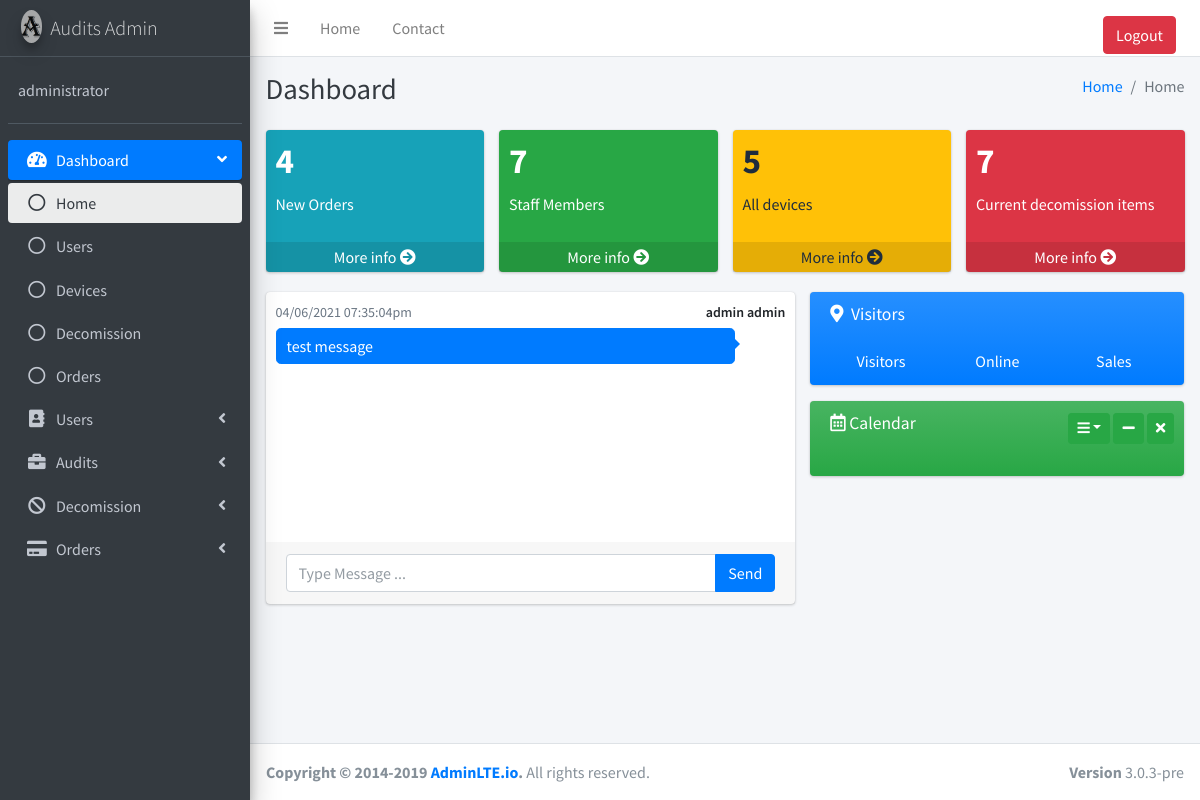
The page /index.php (signed in) on the database its author committed.
### tables this page shows
CREATE TABLE IF NOT EXISTS `_chat_` (
  `_cID_` int(11) NOT NULL AUTO_INCREMENT,
  `_uID_` int(11) NOT NULL,
  `_text_` varchar(200) NOT NULL,
  `_date_` varchar(30) NOT NULL,
  PRIMARY KEY (`_cID_`),
  KEY `_uID_` (`_uID_`)
);

CREATE TABLE IF NOT EXISTS `_name_` (
  `_nID_` int(11) NOT NULL AUTO_INCREMENT,
  `_name_` varchar(45) NOT NULL,
  PRIMARY KEY (`_nID_`)
);

CREATE TABLE IF NOT EXISTS `_staff_` (
  `_sID_` int(11) NOT NULL AUTO_INCREMENT,
  `_name_id_` int(11) NOT NULL,
  `_s_name_id_` int(11) DEFAULT NULL,
  `_surname_` varchar(45) NOT NULL,
  `_email_` varchar(60) NOT NULL,
  `_title_id_` int(11) NOT NULL,
  `_visible_` int(11) NOT NULL,
  PRIMARY KEY (`_sID_`),
  KEY `_name_id_` (`_name_id_`,`_s_name_id_`,`_title_id_`),
  KEY `_title_id_` (`_title_id_`),
  KEY `_s_name_id_` (`_s_name_id_`)
);

### functions/XSS.php (called while the page is built)
<?php
function clean($input) {
    $input = stripslashes($input);
    $input = strip_tags($input);
    $input = htmlspecialchars($input, ENT_QUOTES, 'UTF-8');
  return $input;
}
?>

### functions/cryp_decrypt.php (called while the page is built, shortened)
<?php
class Cryptor
{
  protected $method = 'aes-128-ctr';
  private $key;
  protected function iv_bytes()
  {
    return openssl_cipher_iv_length($this->method);
  }
  public function __construct($key = FALSE, $method = FALSE)
  {
    if(ctype_print($key)) {
      $this->key = openssl_digest($key, 'SHA256', TRUE);
    } else {
      $this->key = $key;
    }
  }
  public function decrypt($data)
  {
    $iv_strlen = 2  * $this->iv_bytes();
    if(preg_match("/^(.{" . $iv_strlen . "})(.+)$/", $data, $regs)) {
      list(, $iv, $crypted_string) = $regs;
      if(ctype_xdigit($iv) && strlen($iv) % 2 == 0) {
        return openssl_decrypt($crypted_string, $this->method, $this->key, 0, hex2bin($iv));
      }
    }
    return FALSE;
  }
}
?>

### index.php (the view, shortened to what this page needs)
<?php
include "./Database/databaseconnect.php";
include "./functions/XSS.php";
include "./functions/cryp_decrypt.php";
$encryption_key = 'CKXH!U7RZY3EFD70@LS1ZG4E8WQBOVI6AMJ5';
?>
<!DOCTYPE html>
<html>
<head>
  <link rel="stylesheet" href="plugins/fontawesome-free/css/all.min.css">
  <link rel="stylesheet" href="https://code.ionicframework.com/ionicons/2.0.1/css/ionicons.min.css">
  <link rel="stylesheet" href="plugins/tempusdominus-bootstrap-4/css/tempusdominus-bootstrap-4.min.css">
  <link rel="stylesheet" href="plugins/icheck-bootstrap/icheck-bootstrap.min.css">
  <link rel="stylesheet" href="plugins/jqvmap/jqvmap.min.css">
  <link rel="stylesheet" href="dist/css/adminlte.min.css">
  <link rel="stylesheet" href="plugins/overlayScrollbars/css/OverlayScrollbars.min.css">
  <link rel="stylesheet" href="plugins/daterangepicker/daterangepicker.css">
  <link rel="stylesheet" href="plugins/summernote/summernote-bs4.css">
</head>
<body class="hold-transition sidebar-mini layout-fixed">
<div class="wrapper">
  <nav class="main-header navbar navbar-expand navbar-white navbar-light">
    <ul class="navbar-nav">
      <li class="nav-item">
        <a class="nav-link" data-widget="pushmenu" href="#"><i class="fas fa-bars"></i></a>
      </li>
      <li class="nav-item d-none d-sm-inline-block">
        <a href="./index.php" class="nav-link">Home</a>
      </li>
      <li class="nav-item d-none d-sm-inline-block">
        <a href="./Contact.php" class="nav-link">Contact</a>
      </li>
    </ul>
    <ul class="navbar-nav ml-auto">
      <li class="nav-item">
        <a href="./logcheck/logout.php" class="nav-link"><button type="submit" class="btn btn-danger btn-block">Logout</button></a>
      </li>
    </ul>
  </nav>
  <aside class="main-sidebar sidebar-dark-primary elevation-4">
    <a href="./index.php" class="brand-link">
      <img src="dist/img/NewLogo.png" alt="Audit Admin" class="brand-image img-circle elevation-3"
           style="opacity: .8">
      <span class="brand-text font-weight-light">Audits Admin</span>
    </a>
    <div class="sidebar">
      <div class="user-panel mt-3 pb-3 mb-3 d-flex">
        <div class="info">
          <a href="./user-pass.php" class="d-block"><?php print $_SESSION['login'];?></a>
        </div>
      </div>
      <nav class="mt-2">
        <ul class="nav nav-pills nav-sidebar flex-column" data-widget="treeview" role="menu" data-accordion="false">
          <li class="nav-item has-treeview menu-open">
            <a href="#" class="nav-link active">
              <i class="nav-icon fas fa-tachometer-alt"></i>
              <p>
                Dashboard
                <i class="right fas fa-angle-left"></i>
              </p>
            </a>
            <ul class="nav nav-treeview">
              <li class="nav-item">
                <a href="index.php" class="nav-link active">
                  <i class="far fa-circle nav-icon"></i>
                  <p>Home</p>
                </a>
              </li>
                <?php if($_SESSION['isadmin'] == 1){ ?>
              <li class="nav-item">
                <a href="./Users/Log_users.php" class="nav-link">
                  <i class="far fa-circle nav-icon"></i>
                  <p>Users</p>
                </a>
              </li> <?php } ?>
              <li class="nav-item">
                <a href="./Devices/general_audit.php" class="nav-link">
                  <i class="far fa-circle nav-icon"></i>
                  <p>Devices</p>
                </a>
              </li>
                <li class="nav-item">
                <a href="./Decomission/decomission_item.php" class="nav-link">
                  <i class="far fa-circle nav-icon"></i>
                  <p>Decomission</p>
                </a>
              </li>
                <li class="nav-item">
                    <a href="./Orders/current_orders.php" class="nav-link">
                      <i class="far fa-circle nav-icon"></i>
                      <p>Orders</p>
                    </a>
                </li>
            </ul>
          </li>
            <?php
                    if($_SESSION['isadmin'] == 1){ ?>
            <li class="nav-item has-treeview">
            <a href="#" class="nav-link">
              <i class="nav-icon fas fa-address-book"></i>
              <p>
                Users
                <i class="right fas fa-angle-left"></i>
              </p>
            </a>
          </li> <?php }?>
            <li class="nav-item has-treeview">
            <a href="#" class="nav-link">
              <i class="nav-icon fas fa-briefcase"></i>
              <p>
                Audits
                <i class="right fas fa-angle-left"></i>
              </p>
            </a>
          </li>
            <li class="nav-item has-treeview">
            <a href="#" class="nav-link">
              <i class="nav-icon fas fa-ban"></i>
              <p>
                Decomission
                <i class="right fas fa-angle-left"></i>
              </p>
            </a>
          </li>
            <li class="nav-item has-treeview">
            <a href="#" class="nav-link">
              <i class="nav-icon fas fa-credit-card"></i>
              <p>
                Orders
                <i class="right fas fa-angle-left"></i>
              </p>
            </a>
          </li>
        </ul>
      </nav>
    </div>
  </aside>
  <div class="content-wrapper">
    <div class="content-header">
      <div class="container-fluid">
        <div class="row mb-2">
          <div class="col-sm-6">
            <h1 class="m-0 text-dark">Dashboard</h1>
          </div>
          <div class="col-sm-6">
            <ol class="breadcrumb float-sm-right">
              <li class="breadcrumb-item"><a href="./index.php">Home</a></li>
              <li class="breadcrumb-item active">Home</li>
            </ol>
          </div>
        </div>
      </div>
    </div>
    <section class="content">
      <div class="container-fluid">
        <div class="row">
          <div class="col-lg-3 col-6">
            <div class="small-box bg-info">
              <div class="inner">
                  <?php
                    $msg = "SELECT COUNT(_oID_) FROM _orders_ WHERE _current_ = 1;";
                    $stmnt = $con->prepare($msg);
                    $stmnt -> execute();
                    $stmnt -> bind_result($ordercount);
                  ?>
                <h3><?php print clean($ordercount);?></h3>
                <p>New Orders</p>
              </div>
              <a href="./Orders/current_orders.php" class="small-box-footer">More info <i class="fas fa-arrow-circle-right"></i></a>
            </div>
          </div>
            <?php if($_SESSION['isadmin'] == 1){ ?>
          <div class="col-lg-3 col-6">
            <div class="small-box bg-success">
              <div class="inner">
                  <?php
                    $msg = "SELECT COUNT(_sID_) FROM _staff_ WHERE _visible_ = 1;";
                    $stmnt = $con->prepare($msg);
                    $stmnt -> execute();
                    $stmnt -> bind_result($studentcount);
                  ?>
                <h3><?php print $studentcount;?></h3>
                <p>Staff Members</p>
              </div>
              <a href="./Users/staff_users.php" class="small-box-footer">More info <i class="fas fa-arrow-circle-right"></i></a>
            </div>
          </div>
            <?php } ?>
          <div class="col-lg-3 col-6">
            <div class="small-box bg-warning">
              <div class="inner">
                  <?php
                    $msg = "SELECT COUNT(_devID_) FROM _devices_;";
                    $stmnt = $con->prepare($msg);
                    $stmnt -> execute();
                    $stmnt -> bind_result($usercount);
                  ?>
                <h3><?php print $usercount;?></h3>
                <p>All devices</p>
              </div>
              <a href="./Devices/general_audit.php" class="small-box-footer">More info <i class="fas fa-arrow-circle-right"></i></a>
            </div>
          </div>
          <div class="col-lg-3 col-6">
            <div class="small-box bg-danger">
              <div class="inner">
                  <?php
                    $msg = "SELECT COUNT(_decID_) FROM _decomission_ WHERE _dec_visible_ = 1;";
                    $stmnt = $con->prepare($msg);
                    $stmnt -> execute();
                    $stmnt -> bind_result($deccount);
                  ?>
                <h3><?php print $deccount; ?></h3>
                <p>Current decomission items</p>
              </div>
              <a href="./Decomission/decomission_item.php" class="small-box-footer">More info <i class="fas fa-arrow-circle-right"></i></a>
            </div>
          </div>
        </div>
        <div class="row">
          <section class="col-lg-7 connectedSortable">
            <div class="card direct-chat direct-chat-primary">
              <div class="card-body">
                <div class="direct-chat-messages">
                    <?php
                        $msg = "SELECT _name_, _username_, _surname_, _text_, _date_ FROM _chat_ INNER JOIN _user_log_ ON _chat_._uID_=_user_log_._uID_ INNER JOIN _staff_ ON _staff_._sID_=_user_log_._staff_id_ INNER JOIN _name_ ON _staff_._name_id_=_name_._nID_ ORDER BY _cID_ DESC LIMIT 30;";
                        $stmnt = $con->prepare($msg);
                        $stmnt -> execute();
                        $stmnt -> bind_result($name, $uname, $surname, $text, $date);
                        while ($stmnt -> fetch()){
                            $cryptor = new Cryptor($encryption_key);
                            $text = $cryptor->decrypt($text);
                            if($uname == $_SESSION['login']){?>
                                  <div class="direct-chat-msg right">
                                    <div class="direct-chat-infos clearfix">
                                      <span class="direct-chat-name float-right"><?php print clean($name)?> <?php print clean($surname)?></span>
                                      <span class="direct-chat-timestamp float-left"><?php print clean($date)?></span>
                                    </div>
                                    <div class="direct-chat-text">
                                      <?php print clean($text)?>
                                    </div>
                                  </div>
                            <?php }
                        }
                    ?>
                </div>
              </div>
              <div class="card-footer">
                <form method="post" role="form" onsubmit="" action="">
                  <div class="input-group">
                    <input type="text" name="message" placeholder="Type Message ..." class="form-control" maxlength="100" required>
                    <span class="input-group-append">
                      <button type="submit" name="Send" id="Send" class="btn btn-primary">Send</button>
                    </span>
                  </div>
                </form>
              </div>
            </div>
          </section>
          <section class="col-lg-5 connectedSortable">
            <div class="card bg-gradient-primary">
              <div class="card-header border-0">
                <h3 class="card-title">
                  <i class="fas fa-map-marker-alt mr-1"></i>
                  Visitors
                </h3>
              </div>
              <div class="card-footer bg-transparent">
                <div class="row">
                  <div class="col-4 text-center">
                    <div class="text-white">Visitors</div>
                  </div>
                  <div class="col-4 text-center">
                    <div class="text-white">Online</div>
                  </div>
                  <div class="col-4 text-center">
                    <div class="text-white">Sales</div>
                  </div>
                </div>
              </div>
            </div>
            <div class="card bg-gradient-success">
              <div class="card-header border-0">
                <h3 class="card-title">
                  <i class="far fa-calendar-alt"></i>
                  Calendar
                </h3>
                <div class="card-tools">
                  <div class="btn-group">
                    <button type="button" class="btn btn-success btn-sm dropdown-toggle" data-toggle="dropdown">
                      <i class="fas fa-bars"></i></button>
                  </div>
                  <button type="button" class="btn btn-success btn-sm" data-card-widget="collapse">
                    <i class="fas fa-minus"></i>
                  </button>
                  <button type="button" class="btn btn-success btn-sm" data-card-widget="remove">
                    <i class="fas fa-times"></i>
                  </button>
                </div>
              </div>
              <div class="card-body pt-0">
              </div>
            </div>
          </section>
        </div>
      </div>
    </section>
  </div>
  <footer class="main-footer">
    <strong>Copyright &copy; 2014-2019 <a href="http://adminlte.io">AdminLTE.io</a>.</strong>
    All rights reserved.
    <div class="float-right d-none d-sm-inline-block">
      <b>Version</b> 3.0.3-pre
    </div>
  </footer>
</div>
</body>
</html>

### rows shown on the page
_chat_: _name_._name_ "admin", _staff_._surname_ "admin", _date_ "04/06/2021 07:35:04pm", _text_ "test message"

### other values the page prints
$_SESSION['login'] "administrator"
$ordercount "4"
$studentcount "7"
$usercount "5"
$deccount "7"
